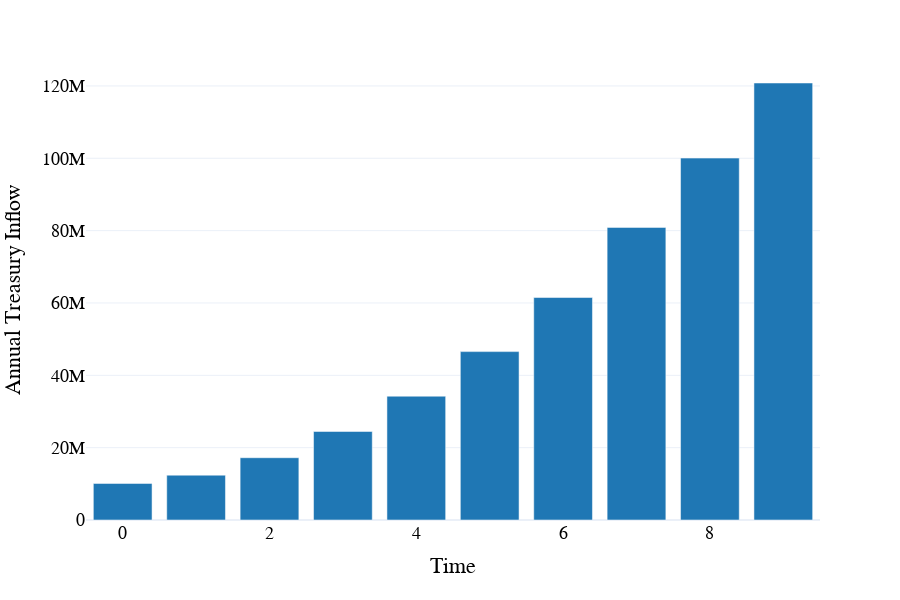

The code cell stored with this chart in its notebook:
### Code cell
visualizations.plot_treasury_balance_barplot(
    df_1,
)

### Figure 1 — Plotly figure (JSON) as saved in the notebook; plotly's stock layout.template omitted (floating-point values rounded to 4 significant figures)
{"data": [{"alignmentgroup": "True", "hovertemplate": "year=%{x}<br>total_inflation_to_validators_usd=%{y}<extra></extra>", "legendgroup": "", "marker": {"color": "#1f77b4"}, "name": "", "offsetgroup": "", "orientation": "v", "showlegend": false, "textposition": "auto", "type": "bar", "x": [0, 1, 2, 3, 4, 5, 6, 7, 8, 9], "xaxis": "x", "y": [10110000.0, 12390000.0, 17220000.0, 24470000.0, 34230000.0, 46550000.0, 61510000.0, 80900000.0, 100100000.0, 120800000.0], "yaxis": "y"}], "layout": {"autosize": false, "barmode": "group", "font": {"color": "black", "family": "Arial", "size": 18}, "height": 600, "hovermode": "x", "legend": {"tracegroupgap": 0}, "margin": {"t": 60}, "paper_bgcolor": "rgba(255, 255, 255, 1)", "plot_bgcolor": "rgba(255, 255, 255, 1)", "width": 900, "xaxis": {"anchor": "y", "domain": [0, 1], "title": {"text": "Time"}}, "yaxis": {"anchor": "x", "domain": [0, 1], "title": {"text": "Annual Treasury Inflow"}}}}
